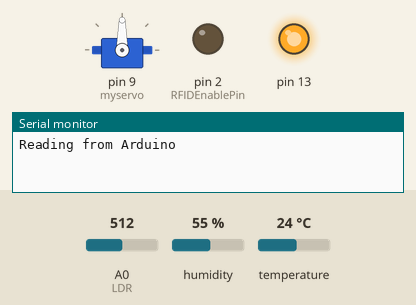
Bench run of a sketch on a simulated Arduino Uno, built with avr-gcc and run on an emulated ATmega328P. On the bench: servo, output pins drawn as LEDs (lit = HIGH), the last lines printed to the serial monitor. Inputs (shaded band) come from the test bench; at power-on: A0 (LDR) = 512, humidity 55 %, temperature 24 °C.

Above: at 0.15 s.
At 4.6 s:
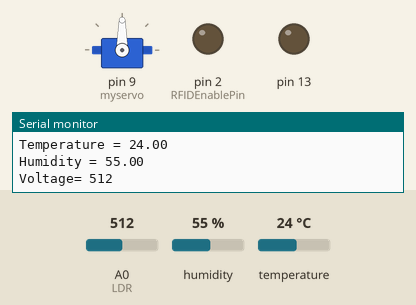
Timing chart, 0 to 6.5 s (numbered marks = the images above):
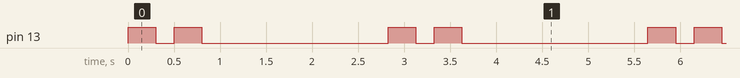

The sketch:

arduino.ino.ino
```cpp
#include <SoftwareSerial.h>
#include <Servo.h>

//Humidity Sensor:
#include <dht.h>

dht DHT;

#define DHT11_PIN 7

//Parallax RFID Reader
#define RFIDEnablePin 2 //Pin that enables reading. Set as OUTPUT and LOW to read an RFID tag
#define RFIDSerialRate 2400 //Parallax RFID Reader Serial Port Speed

//Using SoftwareSerial Library to locate the serial pins off the default set
//This allows the Arduino to be updated via USB with no conflict
#define RxPin 5 //Pin to read data from Reader
#define TxPin 4 //Pin to write data to the Reader NOTE: The reader doesn't get written to, don't connect this line.
SoftwareSerial RFIDReader(RxPin,TxPin);

String RFIDTAG=""; //Holds the RFID Code read from a tag
String DisplayTAG = ""; //Holds the last displayed RFID Tag
Servo myservo;
int pos = 0;
int LDR = 0;

void setup()
{
  pinMode(13, OUTPUT);
  // RFID reader SOUT pin connected to Serial RX pin at 2400bps
  RFIDReader.begin(RFIDSerialRate);
   //Photoresistor setup
   pinMode(LDR, INPUT);

  // Set Enable pin as OUTPUT to connect it to the RFID /ENABLE pin
  pinMode(RFIDEnablePin,OUTPUT);

  // Activate the RFID reader
  // Setting the RFIDEnablePin HIGH will deactivate the reader
  // which could be usefull if you wanted to save battery life for
  // example.
  digitalWrite(RFIDEnablePin, LOW);

  Serial.begin(9600);           // set up Serial library at 9600 bps

  Serial.println("Reading from Arduino");  // prints hello with ending line break

  //Servo setup
  myservo.attach(9);

}

void loop()
{
  digitalWrite(13, HIGH);   // turn the LED on (HIGH is the voltage level)
  delay(300);              // wait for a second
  digitalWrite(13, LOW);
  delay(200);
  digitalWrite(13, HIGH);   // turn the LED on (HIGH is the voltage level)
  delay(300); // turn the LED off by making the voltage LOW
  digitalWrite(13, LOW);
  delay(00);
  if(RFIDReader.available() > 0) // If data available from reader
  {
    ReadSerial(RFIDTAG);  //Read the tag number from the reader. Should return a 10 digit serial number
  }

  //This only displays a tag once, unless another tag is scanned
  if(DisplayTAG!=RFIDTAG)
  {
    DisplayTAG=RFIDTAG;
    Serial.print("Tag= ");
    Serial.println(RFIDTAG);
  }
//  //For servo
//  for (pos = 0; pos <= 180; pos += 1) { // goes from 0 degrees to 180 degrees
////     in steps of 1 degree
//    myservo.write(pos);              // tell servo to go to position in variable 'pos'
//    delay(2);                       // waits 15ms for the servo to reach the position
//  }
//  for (pos = 180; pos >= 0; pos -= 1) { // goes from 180 degrees to 0 degrees
//    myservo.write(pos);              // tell servo to go to position in variable 'pos'
//    delay(2);                       // waits 15ms for the servo to reach the position
//  }
int v = analogRead(LDR);
   Serial.print("Voltage= ");
   Serial.println(v);
   delay(1000);
 //For temperature and humidity sensor
  int chk = DHT.read11(DHT11_PIN);
  Serial.print("Temperature = ");
  Serial.println(DHT.temperature);
  Serial.print("Humidity = ");
  Serial.println(DHT.humidity);
  delay(1000);
}

void ReadSerial(String &ReadTagString)
{
  int bytesread = 0;
  int  val = 0;
  char code[10];
  String TagCode="";

  if(RFIDReader.available() > 0) {          // If data available from reader
    if((val = RFIDReader.read()) == 10) {   // Check for header
      bytesread = 0;
      while(bytesread<10) {                 // Read 10 digit code
        if( RFIDReader.available() > 0) {
          val = RFIDReader.read();
          if((val == 10)||(val == 13)) {   // If header or stop bytes before the 10 digit reading
            break;                         // Stop reading
          }
          code[bytesread] = val;           // Add the digit
          bytesread++;                     // Ready to read next digit
        }
      }
      if(bytesread == 10) {                // If 10 digit read is complete
        myservo.write(pos);
        for(int x=0;x<10;x++)              //Copy the Chars to a String
        {
          TagCode += code[x];
        }
        ReadTagString = TagCode;          //Update the caller
        while(RFIDReader.available() > 0) //Burn off any characters still in the buffer
        {
          RFIDReader.read();
        }

      }
      bytesread = 0;
      TagCode="";
    }
  }
}
```

Measured:
- by itself, pin 13: repeats every 2.8 s: LOW 0.20 s, HIGH 0.30 s, LOW 2.0 s, HIGH 0.30 s
- by itself, everything shown: repeats every 2.8 s, in 4 steps
